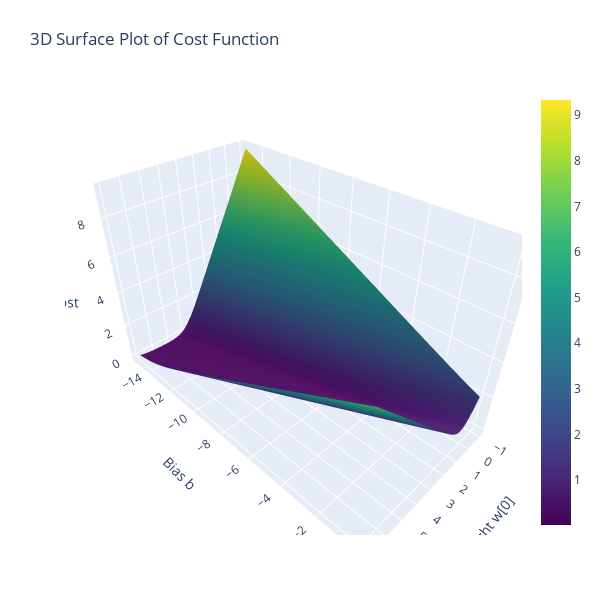

Notebook source saved alongside this figure:
### Code cell
import plotly.graph_objects as go
# Create an interactive 3D plot using Plotly
fig = go.Figure(data=[go.Surface(z=Z, x=W0, y=B, colorscale='Viridis')])

# Update plot layout
fig.update_layout(
    title='3D Surface Plot of Cost Function',
    scene=dict(
        xaxis_title='Weight w[0]',
        yaxis_title='Bias b',
        zaxis_title='Cost'
    ),
    autosize=False,
    width=600,
    height=600,
    margin=dict(l=65, r=50, b=65, t=90)
)

# Show plot
fig.show()

### Figure 1 — Plotly figure (JSON) as saved in the notebook; plotly's stock layout.template omitted (floating-point values rounded to 4 significant figures; data arrays with more than 128 entries replaced by an {"elided": "..."} marker saying what was removed)
{"data": [{"colorscale": [[0, "#440154"], [0.1111, "#482878"], [0.2222, "#3e4989"], [0.3333, "#31688e"], [0.4444, "#26828e"], [0.5556, "#1f9e89"], [0.6667, "#35b779"], [0.7778, "#6ece58"], [0.8889, "#b5de2b"], [1, "#fde725"]], "type": "surface", "x": {"elided": "50x50 float values"}, "y": {"elided": "50x50 float values"}, "z": {"elided": "50x50 float values"}}], "layout": {"autosize": false, "height": 600, "margin": {"b": 65, "l": 65, "r": 50, "t": 90}, "scene": {"xaxis": {"title": {"text": "Weight w[0]"}}, "yaxis": {"title": {"text": "Bias b"}}, "zaxis": {"title": {"text": "Cost"}}}, "title": {"text": "3D Surface Plot of Cost Function"}, "width": 600}}
